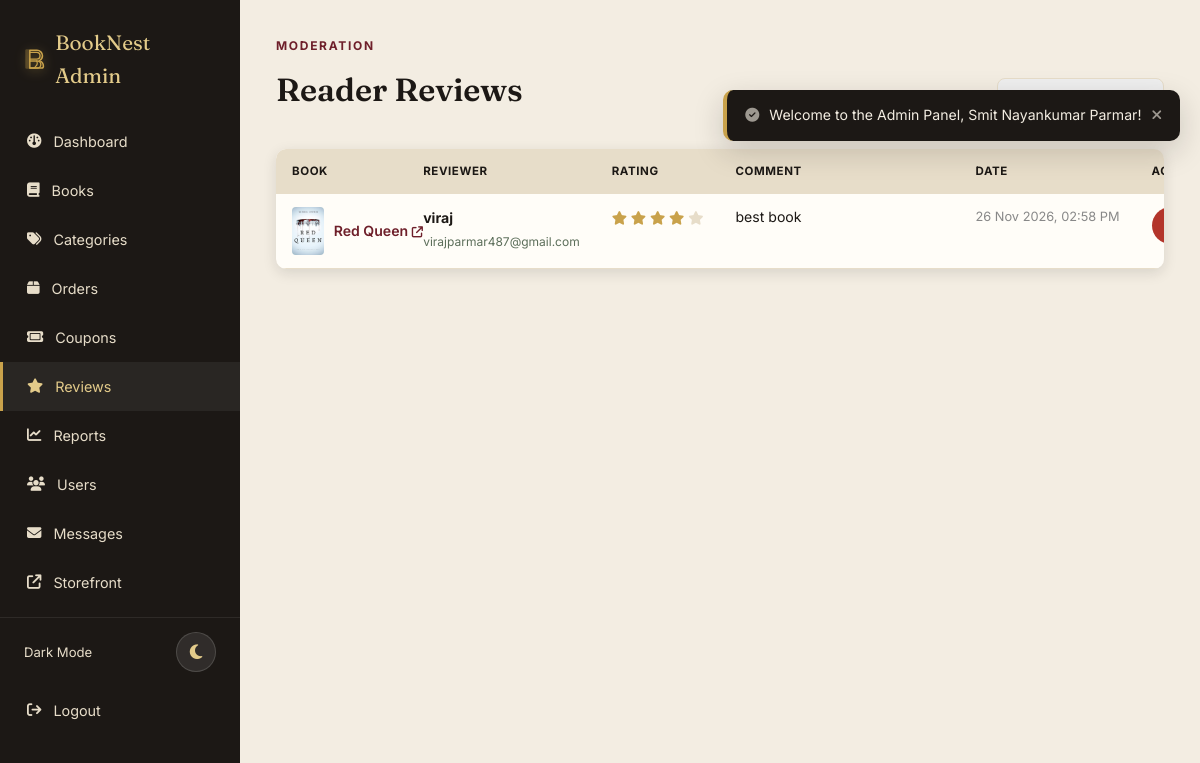
/admin/reviews.php (signed in), run on the app's committed database.
### tables this page shows
CREATE TABLE `reviews` (
  `id` int unsigned NOT NULL AUTO_INCREMENT,
  `book_id` int unsigned NOT NULL,
  `user_id` int unsigned NOT NULL,
  `rating` tinyint unsigned NOT NULL,
  `comment` varchar(1000) NOT NULL,
  `review_image` varchar(255) DEFAULT NULL,
  `created_at` timestamp NOT NULL DEFAULT CURRENT_TIMESTAMP,
  PRIMARY KEY (`id`),
  KEY `user_id` (`user_id`),
  KEY `idx_reviews_rating` (`rating`),
  KEY `idx_reviews_book_id` (`book_id`),
  KEY `idx_reviews_book_user` (`book_id`,`user_id`),
  CONSTRAINT `fk_reviews_book` FOREIGN KEY (`book_id`) REFERENCES `books` (`id`) ON DELETE CASCADE,
  CONSTRAINT `fk_reviews_user` FOREIGN KEY (`user_id`) REFERENCES `users` (`id`) ON DELETE CASCADE,
  CONSTRAINT `chk_rating_range` CHECK ((`rating` between 1 and 5))
);

CREATE TABLE `books` (
  `id` int unsigned NOT NULL AUTO_INCREMENT,
  `title` varchar(200) NOT NULL,
  `author` varchar(150) NOT NULL,
  `category_id` int unsigned NOT NULL,
  `price` decimal(10,2) NOT NULL,
  `stock` int unsigned NOT NULL DEFAULT '0',
  `description` text,
  `cover_image` varchar(255) NOT NULL,
  `created_at` timestamp NOT NULL DEFAULT CURRENT_TIMESTAMP,
  PRIMARY KEY (`id`),
  KEY `category_id` (`category_id`),
  KEY `idx_books_created` (`created_at`),
  KEY `idx_books_price` (`price`),
  KEY `idx_books_title_author` (`title`,`author`),
  CONSTRAINT `fk_books_category` FOREIGN KEY (`category_id`) REFERENCES `categories` (`id`) ON DELETE RESTRICT
);

CREATE TABLE `users` (
  `id` int unsigned NOT NULL AUTO_INCREMENT,
  `name` varchar(100) NOT NULL,
  `email` varchar(150) NOT NULL,
  `phone` varchar(20) DEFAULT NULL,
  `address` varchar(500) DEFAULT NULL,
  `password` varchar(255) NOT NULL,
  `role` enum('user','admin') NOT NULL DEFAULT 'user',
  `created_at` timestamp NOT NULL DEFAULT CURRENT_TIMESTAMP,
  PRIMARY KEY (`id`),
  UNIQUE KEY `email` (`email`)
);

### includes/functions.php (called while the page is built, shortened)
<?php
function h($str) {
    return htmlspecialchars($str ?? '', ENT_QUOTES, 'UTF-8');
}
function csrf_token() {
    return $_SESSION['csrf_token'];
}

### admin/reviews.php (the view, shortened to what this page needs)
<?php
require_once '../config.php';
require_once '../includes/functions.php';
$sql = 'SELECT r.*, b.title AS book_title, b.cover_image, u.name AS user_name, u.email AS user_email
        FROM reviews r
        JOIN books b ON b.id = r.book_id
        JOIN users u ON u.id = r.user_id';
$params = [];
$sql .= ' ORDER BY r.created_at DESC';
$stmt = $pdo->prepare($sql);
$stmt->execute($params);
$reviews = $stmt->fetchAll();
require_once 'includes/admin_header.php';
?>
<div class="section-head">
  <div><span class="eyebrow">Moderation</span><h2>Reader Reviews</h2></div>
  <form method="get" style="display:flex; gap:10px; align-items:center;">
  </form>
</div>
<div class="table-responsive">
  <table class="admin-table">
  <thead>
    <tr>
      <th>Book</th>
      <th>Reviewer</th>
      <th>Rating</th>
      <th>Comment</th>
      <th>Date</th>
      <th>Actions</th>
    </tr>
  </thead>
  <tbody>
    <?php foreach ($reviews as $rev): ?>
      <tr>
        <td>
          <div style="display:flex; align-items:center; gap:10px;">
            <img src="../images/<?= h($rev['cover_image']); ?>" style="width:36px; height:48px; object-fit:cover; border-radius:4px;">
            <a href="../book.php?id=<?= $rev['book_id']; ?>" target="_blank" style="font-weight:600; color:var(--wine);">
              <?= h($rev['book_title']); ?> <i class="fas fa-arrow-up-right-from-square" style="font-size:.7rem;"></i>
            </a>
          </div>
        </td>
        <td>
          <strong><?= h($rev['user_name']); ?></strong><br>
          <span class="stock-badge" style="font-size:.75rem;"><?= h($rev['user_email']); ?></span>
        </td>
        <td>
          <span class="stars" style="font-size:.85rem;">
            <?php for ($i = 1; $i <= 5; $i++): ?>
              <i class="fas fa-star" style="<?= $i <= $rev['rating'] ? 'color:var(--gold);' : 'color:var(--paper-dim);'; ?>"></i>
            <?php endfor; ?>
          </span>
        </td>
        <td class="cell-wrap" style="white-space:normal !important; min-width:240px; max-width:460px; word-break:break-word; font-size:.88rem; line-height:1.45;">
          <?= nl2br(h($rev['comment'])); ?>
        </td>
        <td style="font-size:.8rem; color:#888; white-space:nowrap;">
          <?= date('d M Y, h:i A', strtotime($rev['created_at'])); ?>
        </td>
        <td>
          <a href="reviews.php?delete=<?= $rev['id']; ?>&csrf=<?= csrf_token(); ?>"
             class="btn btn-danger btn-sm"
             onclick="return confirm('Delete this review permanently?');"
             title="Delete Review">
          </a>
        </td>
      </tr>
    <?php endforeach; ?>
  </tbody>
</table>
</div>
<?php require_once 'includes/admin_footer.php'; ?>

### data on the page
reviews: book.cover_image (picture), book.title "Red Queen", user.name "viraj", user.email "virajparmar487@gmail.com", rating 4 (drawn), comment "best book", created_at "26 Nov 2026, 02:58 PM"
